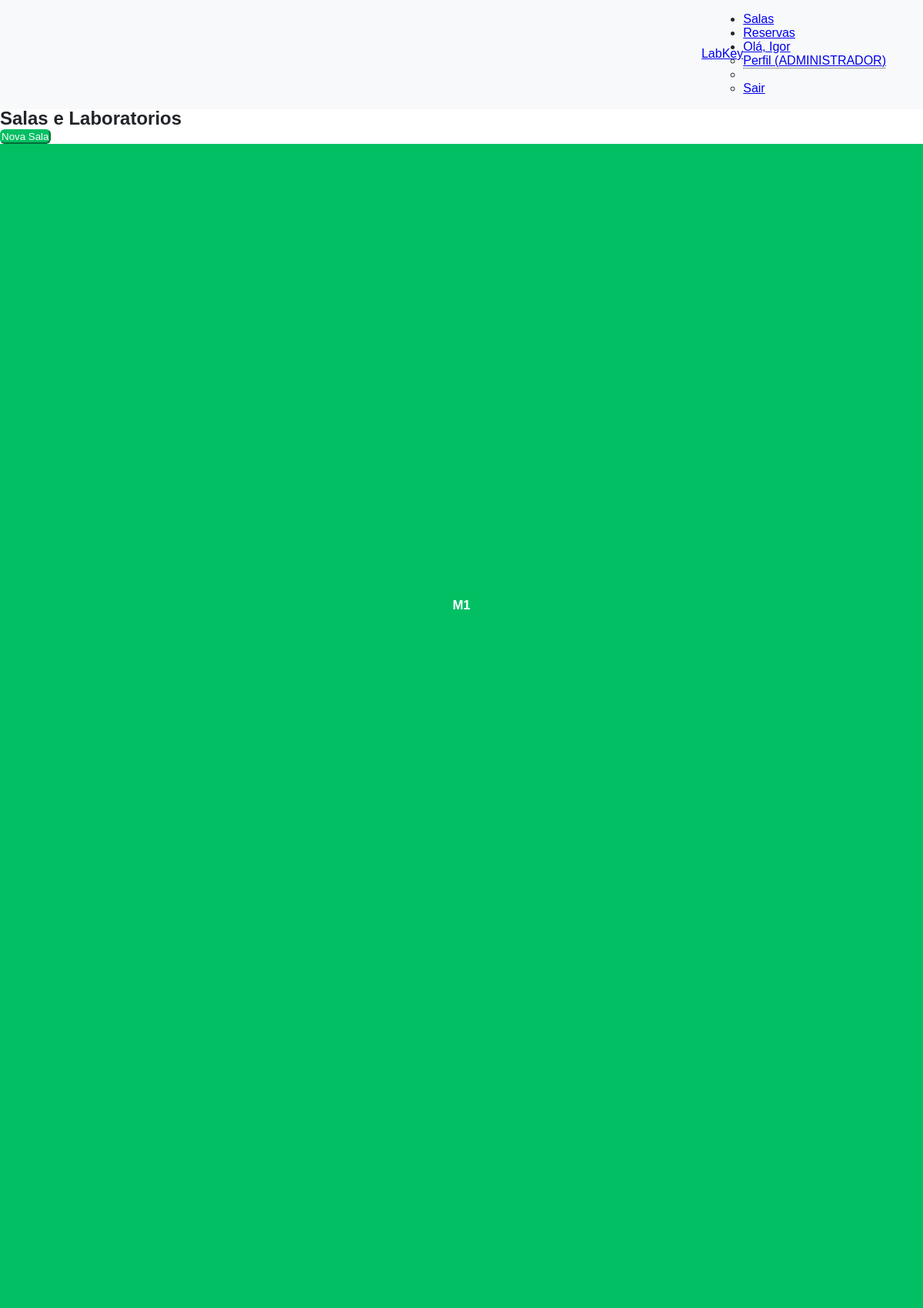
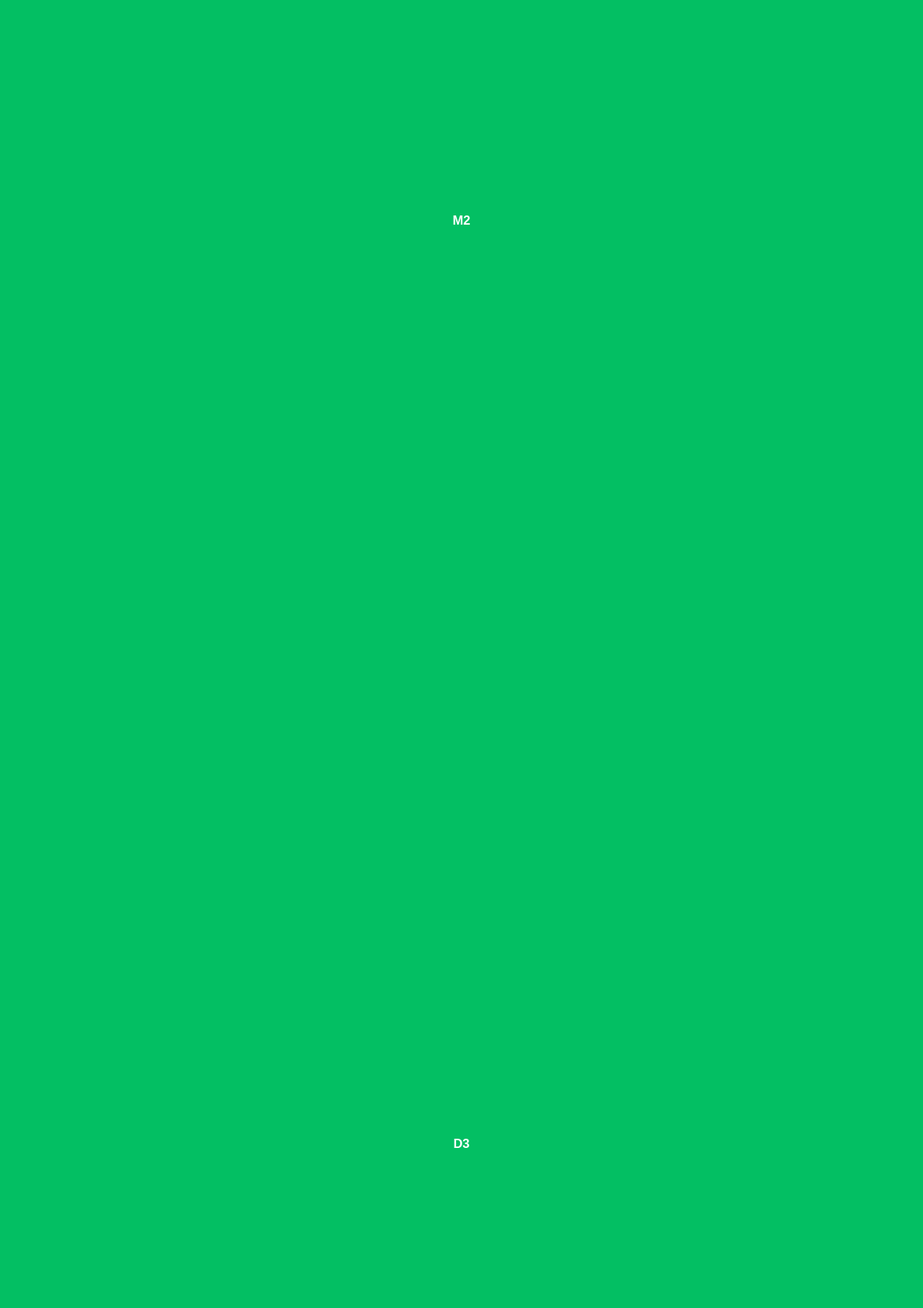
Page /salas (signed in, upper part) on the committed database (2 pictures, top to bottom).
### models/models.py (models this page shows)
class SalaBase(SQLModel):
    nome: str = Field(unique=True, index=True, description="Nome identificador da sala")
    descricao: Optional[str] = Field(default=None, description="Descrição da sala")
    capacidade: int = Field(description="Capacidade máxima de pessoas")
    localizacao: Optional[str] = Field(default=None, description="Localização física da sala") # Opcional
    recursos: Optional[str] = Field(default=None, description="Equipamentos ou recursos disponíveis") # Opcional

class Sala(SalaBase, table=True):
    id: Optional[int] = Field(default=None, primary_key=True)
    reservas: List["Reserva"] = Relationship(back_populates="sala")

### main.py (the view)
@app.get("/salas", summary="Página de Salas")
def salas_page(request: Request, session: Session = Depends(get_session)):
    if "usuario_id" not in request.session:
        return RedirectResponse(url="/login", status_code=status.HTTP_303_SEE_OTHER)
    nome = request.session.get("nome")
    tipo = request.session.get("tipo_usuario")
    salas = session.exec(select(Sala)).all()
    return templates.TemplateResponse("salas.html", {"request": request, "nome": nome, "tipo_usuario": tipo, "salas": salas})

### templates/salas.html (shortened to what this page needs)
{% extends "base_dashboard.html" %} {% block content %}
<div class="container my-5">
  <h2 class="text-center mb-5">Salas e Laboratorios</h2>
  <div class="lab_cad_btn d-flex justify-content-end mb-4">
    {% if tipo_usuario == 'ADMINISTRADOR' %}
    <button
      class="btn"
      type="button"
      data-coreui-toggle="modal"
      data-coreui-target="#modalCadastroSala"
    >
       Nova Sala
    </button>
    {% endif %}
  </div>
  <div class="row row-cols-2 row-cols-md-3 row-cols-lg-5 g-4">
    {% for sala in salas %}
    <div class="col">
      <div
        class="card card-sala text-center border-0"
        style="cursor: pointer; min-height: 150px"
        data-sala-id="{{ sala.id }}"
        data-sala-nome="{{ sala.nome }}"
        data-sala-capacidade="{{ sala.capacidade }}"
        data-sala-localizacao="{{ sala.localizacao or 'Não Informada' }}"
        data-sala-recursos="{{ sala.recursos or 'Nenhum' }}"
        data-sala-descricao="{{ sala.descricao or 'Nenhuma descrição fornecida.' }}"
        data-coreui-toggle="modal"
        data-coreui-target="#modalDetalhesSala"
      >
        <div class="card-body d-flex align-items-center justify-content-center">
          <h5 class="card-title mb-0 text-white">{{ sala.nome }}</h5>
        </div>
      </div>
    </div>
    {% endfor %}
  </div>
</div>
{% endblock %}

### static/css/style.css (style rules this page uses)
:root { --color-primary: #03bf63; --color-primary-dark: #00944c; --color-text-dark: #212529; --color-text-muted: #6c757d; --color-background-light: #ffffff; --color-background-gray: #f8f9fa; --color-border: #dee2e6; --font-family-main: "Lexend", sans-serif; --font-size-base: 1rem; --spacing-xs: 4px; --spacing-sm: 8px; --spacing-md: 16px; --spacing-lg: 32px; --spacing-xl: 48px; --radius-sm: 4px; --radius-md: 8px; }
* { margin: 0; padding: 0; box-sizing: border-box; font-family: var(--font-family-main); }
html, body { width: 100%; min-height: 100vh; background-color: var(--color-background-light); color: var(--color-text-dark); }
.btn { border-radius: 0.375rem; }

### templates/salas.html (style rules this page uses)
.lab_cad_btn .btn { background-color: #03bf63; color: white; border-color: #03bf63; transition: transform 0.2s; }
.card-sala { cursor: pointer; transition: transform 0.2s; aspect-ratio: 1 / 1; display: flex; justify-content: center; align-items: center; font-size: 20px; background-color: #03bf63 !important; color: white !important; }

### rows in the picture
Sala: nome "M1"
Sala: nome "M2"
Sala: nome "D3"

### other values in the picture
{{ nome.split(' ')[0] }} "Igor"
{{ tipo_usuario }} "ADMINISTRADOR"
